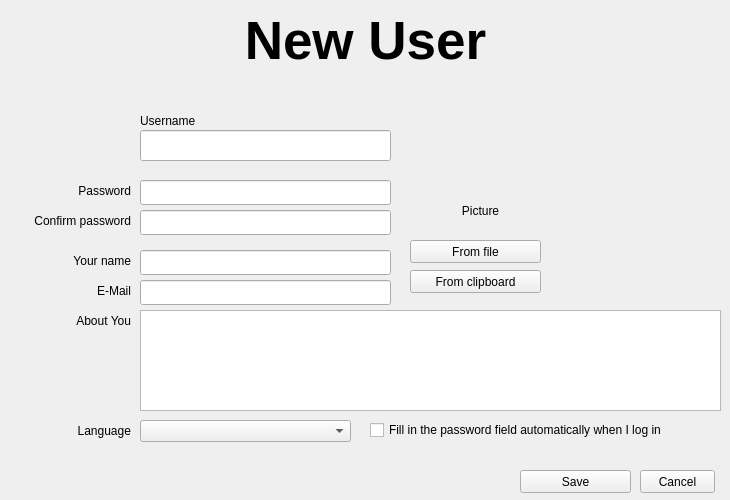
<?xml version="1.0" encoding="UTF-8"?>
<ui version="4.0">
 <class>Dialog</class>
 <widget class="QDialog" name="Dialog">
  <property name="geometry">
   <rect>
    <x>0</x>
    <y>0</y>
    <width>730</width>
    <height>500</height>
   </rect>
  </property>
  <property name="windowTitle">
   <string>Dialog</string>
  </property>
  <property name="windowIcon">
   <iconset>
    <normaloff>../images/user.png</normaloff>../images/user.png</iconset>
  </property>
  <widget class="QLabel" name="lbl_title">
   <property name="geometry">
    <rect>
     <x>0</x>
     <y>0</y>
     <width>731</width>
     <height>81</height>
    </rect>
   </property>
   <property name="font">
    <font>
     <pointsize>40</pointsize>
     <weight>75</weight>
     <bold>true</bold>
    </font>
   </property>
   <property name="text">
    <string>New User</string>
   </property>
   <property name="alignment">
    <set>Qt::AlignCenter</set>
   </property>
  </widget>
  <widget class="QLabel" name="lbl_username">
   <property name="geometry">
    <rect>
     <x>140</x>
     <y>110</y>
     <width>121</width>
     <height>21</height>
    </rect>
   </property>
   <property name="text">
    <string>Username</string>
   </property>
   <property name="alignment">
    <set>Qt::AlignLeading|Qt::AlignLeft|Qt::AlignVCenter</set>
   </property>
  </widget>
  <widget class="QLineEdit" name="txt_username">
   <property name="geometry">
    <rect>
     <x>140</x>
     <y>130</y>
     <width>251</width>
     <height>31</height>
    </rect>
   </property>
   <property name="font">
    <font>
     <pointsize>12</pointsize>
    </font>
   </property>
  </widget>
  <widget class="QLabel" name="lbl_pass">
   <property name="geometry">
    <rect>
     <x>10</x>
     <y>180</y>
     <width>121</width>
     <height>21</height>
    </rect>
   </property>
   <property name="text">
    <string>Password</string>
   </property>
   <property name="alignment">
    <set>Qt::AlignRight|Qt::AlignTrailing|Qt::AlignVCenter</set>
   </property>
  </widget>
  <widget class="QLineEdit" name="txt_pass">
   <property name="geometry">
    <rect>
     <x>140</x>
     <y>180</y>
     <width>251</width>
     <height>25</height>
    </rect>
   </property>
   <property name="font">
    <font>
     <pointsize>10</pointsize>
    </font>
   </property>
   <property name="echoMode">
    <enum>QLineEdit::Password</enum>
   </property>
  </widget>
  <widget class="QLineEdit" name="txt_pass_conf">
   <property name="geometry">
    <rect>
     <x>140</x>
     <y>210</y>
     <width>251</width>
     <height>25</height>
    </rect>
   </property>
   <property name="font">
    <font>
     <pointsize>10</pointsize>
    </font>
   </property>
   <property name="echoMode">
    <enum>QLineEdit::Password</enum>
   </property>
  </widget>
  <widget class="QLabel" name="lbl_pass_conf">
   <property name="geometry">
    <rect>
     <x>10</x>
     <y>210</y>
     <width>121</width>
     <height>21</height>
    </rect>
   </property>
   <property name="text">
    <string>Confirm password</string>
   </property>
   <property name="alignment">
    <set>Qt::AlignRight|Qt::AlignTrailing|Qt::AlignVCenter</set>
   </property>
  </widget>
  <widget class="QLabel" name="lbl_arrow_left">
   <property name="geometry">
    <rect>
     <x>390</x>
     <y>135</y>
     <width>21</width>
     <height>21</height>
    </rect>
   </property>
   <property name="text">
    <string/>
   </property>
   <property name="pixmap">
    <pixmap>../images/double_left.png</pixmap>
   </property>
   <property name="scaledContents">
    <bool>true</bool>
   </property>
  </widget>
  <widget class="QLabel" name="lbl_name">
   <property name="geometry">
    <rect>
     <x>10</x>
     <y>250</y>
     <width>121</width>
     <height>21</height>
    </rect>
   </property>
   <property name="text">
    <string>Your name</string>
   </property>
   <property name="alignment">
    <set>Qt::AlignRight|Qt::AlignTrailing|Qt::AlignVCenter</set>
   </property>
  </widget>
  <widget class="QLineEdit" name="txt_name">
   <property name="geometry">
    <rect>
     <x>140</x>
     <y>250</y>
     <width>251</width>
     <height>25</height>
    </rect>
   </property>
   <property name="font">
    <font>
     <pointsize>10</pointsize>
    </font>
   </property>
  </widget>
  <widget class="QLabel" name="lbl_mail">
   <property name="geometry">
    <rect>
     <x>10</x>
     <y>280</y>
     <width>121</width>
     <height>21</height>
    </rect>
   </property>
   <property name="text">
    <string>E-Mail</string>
   </property>
   <property name="alignment">
    <set>Qt::AlignRight|Qt::AlignTrailing|Qt::AlignVCenter</set>
   </property>
  </widget>
  <widget class="QLineEdit" name="txt_mail">
   <property name="geometry">
    <rect>
     <x>140</x>
     <y>280</y>
     <width>251</width>
     <height>25</height>
    </rect>
   </property>
   <property name="font">
    <font>
     <pointsize>10</pointsize>
    </font>
   </property>
   <property name="text">
    <string/>
   </property>
  </widget>
  <widget class="QLabel" name="lbl_about">
   <property name="geometry">
    <rect>
     <x>10</x>
     <y>310</y>
     <width>121</width>
     <height>21</height>
    </rect>
   </property>
   <property name="text">
    <string>About You</string>
   </property>
   <property name="alignment">
    <set>Qt::AlignRight|Qt::AlignTrailing|Qt::AlignVCenter</set>
   </property>
  </widget>
  <widget class="QTextEdit" name="txt_about">
   <property name="geometry">
    <rect>
     <x>140</x>
     <y>310</y>
     <width>581</width>
     <height>101</height>
    </rect>
   </property>
   <property name="font">
    <font>
     <pointsize>12</pointsize>
    </font>
   </property>
  </widget>
  <widget class="QPushButton" name="btn_clip">
   <property name="geometry">
    <rect>
     <x>410</x>
     <y>270</y>
     <width>131</width>
     <height>23</height>
    </rect>
   </property>
   <property name="text">
    <string>From clipboard</string>
   </property>
   <property name="autoDefault">
    <bool>false</bool>
   </property>
  </widget>
  <widget class="QLabel" name="lbl_pic">
   <property name="geometry">
    <rect>
     <x>550</x>
     <y>130</y>
     <width>170</width>
     <height>170</height>
    </rect>
   </property>
   <property name="text">
    <string/>
   </property>
   <property name="pixmap">
    <pixmap>../images/user.png</pixmap>
   </property>
   <property name="scaledContents">
    <bool>true</bool>
   </property>
  </widget>
  <widget class="QLabel" name="lbl_picture">
   <property name="geometry">
    <rect>
     <x>420</x>
     <y>200</y>
     <width>121</width>
     <height>21</height>
    </rect>
   </property>
   <property name="text">
    <string>Picture</string>
   </property>
   <property name="alignment">
    <set>Qt::AlignCenter</set>
   </property>
  </widget>
  <widget class="QPushButton" name="btn_file">
   <property name="geometry">
    <rect>
     <x>410</x>
     <y>240</y>
     <width>131</width>
     <height>23</height>
    </rect>
   </property>
   <property name="text">
    <string>From file</string>
   </property>
   <property name="autoDefault">
    <bool>false</bool>
   </property>
  </widget>
  <widget class="QLabel" name="lbl_arrow_right">
   <property name="geometry">
    <rect>
     <x>120</x>
     <y>135</y>
     <width>21</width>
     <height>21</height>
    </rect>
   </property>
   <property name="text">
    <string/>
   </property>
   <property name="pixmap">
    <pixmap>../images/double_right.png</pixmap>
   </property>
   <property name="scaledContents">
    <bool>true</bool>
   </property>
  </widget>
  <widget class="QPushButton" name="btn_save">
   <property name="geometry">
    <rect>
     <x>520</x>
     <y>470</y>
     <width>111</width>
     <height>23</height>
    </rect>
   </property>
   <property name="text">
    <string>Save</string>
   </property>
   <property name="autoDefault">
    <bool>false</bool>
   </property>
  </widget>
  <widget class="QPushButton" name="btn_cancel">
   <property name="geometry">
    <rect>
     <x>640</x>
     <y>470</y>
     <width>75</width>
     <height>23</height>
    </rect>
   </property>
   <property name="text">
    <string>Cancel</string>
   </property>
   <property name="autoDefault">
    <bool>false</bool>
   </property>
  </widget>
  <widget class="QLabel" name="lbl_lang">
   <property name="geometry">
    <rect>
     <x>10</x>
     <y>420</y>
     <width>121</width>
     <height>21</height>
    </rect>
   </property>
   <property name="text">
    <string>Language</string>
   </property>
   <property name="alignment">
    <set>Qt::AlignRight|Qt::AlignTrailing|Qt::AlignVCenter</set>
   </property>
  </widget>
  <widget class="QComboBox" name="cmb_lang">
   <property name="geometry">
    <rect>
     <x>140</x>
     <y>420</y>
     <width>211</width>
     <height>22</height>
    </rect>
   </property>
  </widget>
  <widget class="QCheckBox" name="chk_auto_pass">
   <property name="geometry">
    <rect>
     <x>370</x>
     <y>420</y>
     <width>351</width>
     <height>20</height>
    </rect>
   </property>
   <property name="text">
    <string>Fill in the password field automatically when I log in</string>
   </property>
  </widget>
 </widget>
 <resources/>
 <connections/>
</ui>
